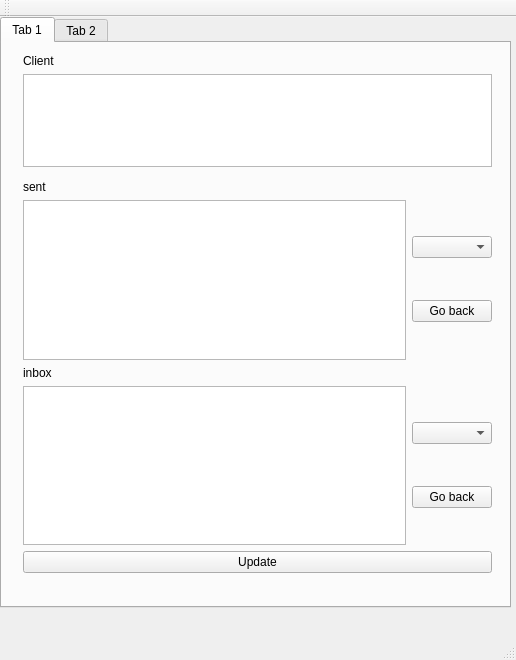
<?xml version="1.0" encoding="UTF-8"?>
<ui version="4.0">
 <class>MailClient</class>
 <widget class="QMainWindow" name="MailClient">
  <property name="geometry">
   <rect>
    <x>0</x>
    <y>0</y>
    <width>516</width>
    <height>660</height>
   </rect>
  </property>
  <property name="windowTitle">
   <string>MailClient</string>
  </property>
  <widget class="QWidget" name="centralWidget">
   <widget class="QTabWidget" name="tabWidget">
    <property name="geometry">
     <rect>
      <x>0</x>
      <y>0</y>
      <width>511</width>
      <height>591</height>
     </rect>
    </property>
    <property name="currentIndex">
     <number>0</number>
    </property>
    <widget class="QWidget" name="tab">
     <attribute name="title">
      <string>Tab 1</string>
     </attribute>
     <widget class="QWidget" name="verticalLayoutWidget">
      <property name="geometry">
       <rect>
        <x>10</x>
        <y>0</y>
        <width>491</width>
        <height>541</height>
       </rect>
      </property>
      <layout class="QVBoxLayout" name="verticalLayout">
       <item>
        <widget class="QLabel" name="label">
         <property name="text">
          <string>Client</string>
         </property>
        </widget>
       </item>
       <item>
        <widget class="QTextEdit" name="textEdit"/>
       </item>
       <item>
        <layout class="QGridLayout" name="gridLayout">
         <item row="2" column="1">
          <layout class="QVBoxLayout" name="verticalLayout_3">
           <item>
            <widget class="QComboBox" name="comboBox"/>
           </item>
           <item>
            <widget class="QPushButton" name="pushButton_2">
             <property name="text">
              <string>Go back</string>
             </property>
            </widget>
           </item>
          </layout>
         </item>
         <item row="4" column="0">
          <widget class="QTextEdit" name="textEdit_inbox"/>
         </item>
         <item row="0" column="0">
          <spacer name="verticalSpacer">
           <property name="orientation">
            <enum>Qt::Vertical</enum>
           </property>
           <property name="sizeHint" stdset="0">
            <size>
             <width>20</width>
             <height>40</height>
            </size>
           </property>
          </spacer>
         </item>
         <item row="2" column="0">
          <widget class="QTextEdit" name="textEdit_sent"/>
         </item>
         <item row="1" column="0">
          <widget class="QLabel" name="label_2">
           <property name="text">
            <string>sent</string>
           </property>
          </widget>
         </item>
         <item row="3" column="0">
          <widget class="QLabel" name="label_3">
           <property name="text">
            <string>inbox</string>
           </property>
          </widget>
         </item>
         <item row="4" column="1">
          <layout class="QVBoxLayout" name="verticalLayout_4">
           <item>
            <widget class="QComboBox" name="comboBox_2"/>
           </item>
           <item>
            <widget class="QPushButton" name="pushButton_3">
             <property name="text">
              <string>Go back</string>
             </property>
            </widget>
           </item>
          </layout>
         </item>
        </layout>
       </item>
       <item>
        <widget class="QPushButton" name="pushButton">
         <property name="text">
          <string>Update</string>
         </property>
        </widget>
       </item>
      </layout>
     </widget>
    </widget>
    <widget class="QWidget" name="tab_2">
     <attribute name="title">
      <string>Tab 2</string>
     </attribute>
     <widget class="QWidget" name="gridLayoutWidget_2">
      <property name="geometry">
       <rect>
        <x>10</x>
        <y>10</y>
        <width>331</width>
        <height>301</height>
       </rect>
      </property>
      <layout class="QGridLayout" name="gridLayout_2">
       <item row="0" column="1">
        <widget class="QLineEdit" name="lineEdit_topic"/>
       </item>
       <item row="2" column="0" colspan="2">
        <widget class="QTextEdit" name="textEdit_text"/>
       </item>
       <item row="0" column="0">
        <widget class="QLabel" name="label_4">
         <property name="text">
          <string>Topic</string>
         </property>
        </widget>
       </item>
       <item row="3" column="0">
        <widget class="QPushButton" name="pushButton_4">
         <property name="text">
          <string>Send</string>
         </property>
        </widget>
       </item>
       <item row="1" column="0">
        <widget class="QLabel" name="label_5">
         <property name="text">
          <string>Recipient</string>
         </property>
        </widget>
       </item>
       <item row="1" column="1">
        <widget class="QLineEdit" name="lineEdit_user"/>
       </item>
      </layout>
     </widget>
    </widget>
   </widget>
  </widget>
  <widget class="QMenuBar" name="menuBar">
   <property name="geometry">
    <rect>
     <x>0</x>
     <y>0</y>
     <width>516</width>
     <height>27</height>
    </rect>
   </property>
  </widget>
  <widget class="QToolBar" name="mainToolBar">
   <attribute name="toolBarArea">
    <enum>TopToolBarArea</enum>
   </attribute>
   <attribute name="toolBarBreak">
    <bool>false</bool>
   </attribute>
  </widget>
  <widget class="QStatusBar" name="statusBar"/>
 </widget>
 <layoutdefault spacing="6" margin="11"/>
 <resources/>
 <connections/>
</ui>
